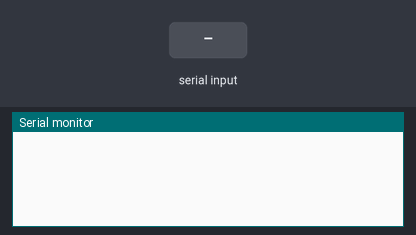
A sketch run on a simulated Arduino Uno, built with avr-gcc and run on an emulated ATmega328P. Parts: the last lines printed to the serial monitor. Inputs (shaded band) come from the test bench.

Above: at 1.2 s.
1.3 s: "90,45,200\n" received over Serial
At 2.5 s:
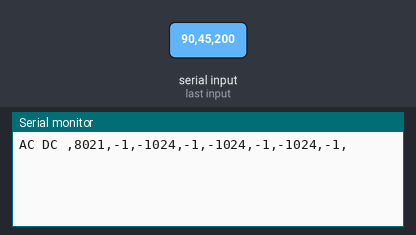
4.3 s: "30,150,10\n" received over Serial
At 6.8 s:
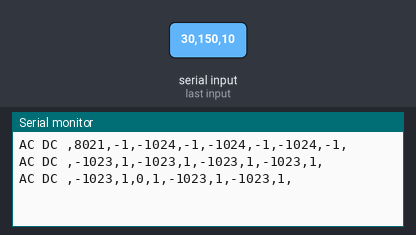
Timing chart, 0 to 8.3 s (numbered marks = the images above; inputs shaded):
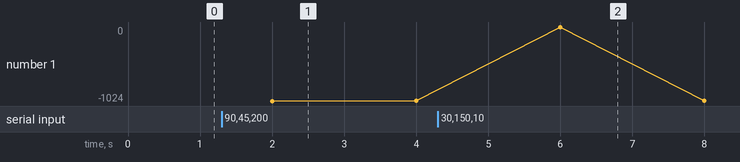

Measured:
- after the input at 1.3 s, the serial monitor: prints a new line after 0.70 s (image 1)
- after the input at 4.3 s, the serial monitor: prints a new line after 1.7 s (image 2)

The sketch:

Algorit_ardu.ino
```cpp
//Descargar la libreria timerOne antes de compilar Pasos:
//1. ir a programa -> Incluir libreria -> administrar bibliotecas
//2. buscar "TimerOne" dal cual esta entre comillas
//3. Descaragar e instalar el segundo resultado de la busqueda

#include <TimerOne.h>

// Variables para datos inmediato de valor de luz en logitudes de onda
int L1_der;
int L2_der;
int DC1_der;
int DC2_der;
int L1_izq;
int L2_izq;
int DC1_izq;
int DC2_izq;
//Fin

int mini[4]; //Este vector guarda el valor minimo actual de todas las loguitudes de onda.
//Posicion 0 = min(L1_der)
//Posicion 1 = min(L2_der)
//Posicion 2 = min(L1_izq)
//Posicion 3 = min(L2_izq)
int maxi[4];//Este vector guarda el valor maximo actual de todas las loguitudes de onda.
//Posicion 0 = max(L1_der)
//Posicion 1 = max(L2_der)
//Posicion 2 = max(L1_izq)
//Posicion 3 = max(L2_izq)

// Valores de amplitud AC y DC
//AC
int LAC[4];
//LAC[1] L2_AC_der;
//LAC[2] L1_AC_izq;
//LAC[3] L2_AC_izq;
// DC
long LDC[4]={1,1,1,1};
//LAC[0] L1_AC_der;
//LDC[0] L1_DC_der;
//LDC[1] L2_DC_der;
//LDC[2] L1_DC_izq;
//LDC[3] L2_DC_izq;


char datar[]={'0','0','0','0'}; //Dato instantaneo leido
int orden=0;    // orden para asignar datos a variables
bool datnew=false; // llego nuevo dato

//logica para guardar datos
 int pos=0;
 int iteracion;
void setup() {
  Serial.begin(2000000); //iniciar comunicacion serial
  Timer1.initialize(2000000);
  Timer1.attachInterrupt(Envio);
//-----------------------------------------------------------
 for (int i=0;i < 4; i++){ // Resetear minimos y maximos
  mini[i]=1024;
  maxi[i]=0;
  }
}

void loop() {
UsartRx();
}


void UsartRx() {
 if (Serial.available() > 0) {
 char dataexclude=(char)Serial.read();
 if (dataexclude == 10 || dataexclude == ','){}
 else{
 datar[pos]=dataexclude;
 pos++;
  }

 if(pos==4) {
  pos=0;
 if(orden==0){ // Se lee primer dato L1_der
   L1_der = atoi(&datar[0]);
   orden++;
  }
  else if(orden==1){
   DC1_der = atoi(&datar[0]);
   orden=2;
  }
  else if(orden==2){
   L2_der = atoi(&datar[0]);
   orden++;
  }
  else if(orden==3){
   DC2_der = atoi(&datar[0]);
   orden++;
  }
   else if(orden==4){
   L1_izq = atoi(&datar[0]);
   orden++;
  }
   else if(orden==5){
   DC1_izq = atoi(&datar[0]);
   orden++;
  }
  else if(orden==6){
   L2_izq = atoi(&datar[0]);
   orden++;
  }
    else if(orden==7){
   DC2_izq= atoi(&datar[0]);
   orden=0;
   iteracion++;
   // Promediar el Valor DC
 LDC[0]=(LDC[0] + DC1_der);
 LDC[1]=(LDC[1] + DC2_der);
 LDC[2]=(LDC[2] + DC1_izq);
 LDC[3]=(LDC[3] + DC2_izq);
  }
}
cal_min_max();
}
}

void Envio() {
    LDC[0]=LDC[0]/iteracion;
    LDC[1]=LDC[1]/iteracion;
    LDC[2]=LDC[2]/iteracion;
    LDC[3]=LDC[3]/iteracion;
    iteracion=1;
  //calculo AmpAC
  LAC[0]=maxi[0]-mini[0];  //AC valor longitud 1 parte derecha
  LAC[1]=maxi[1]-mini[1];  //AC valor longitud 1 parte derecha
  LAC[2]=maxi[2]-mini[2];  //AC valor longitud 1 parte izquierda
  LAC[3]=maxi[3]-mini[3];  //AC valor longitud 2 parte izquierda
  // Calculo de "R"
  float AD_L1_der= (LAC[0]/LDC[0]);
  float AD_L2_der= (LAC[1]/LDC[1]);
  float R_der= (AD_L1_der/AD_L2_der);

  float AD_L1_izq = (LAC[2]/LDC[2]);
  float AD_L2_izq = (LAC[3]/LDC[3]);
  float R_izq  = (AD_L1_izq/AD_L2_izq);

  //-------------__________  Enviar Datos ____________-----------------------------
  Serial.print("AC DC ,");
  for (int i=0;i < 4; i++){
  Serial.print(LAC[i]);
  Serial.print(',');
  Serial.print(LDC[i]);
   Serial.print(',');
  }
  Serial.println("");
    /*Serial.print(" R ,");
    Serial.print(R_der);
    Serial.print(',');
    Serial.println(R_izq);*/

 for (int i=0;i < 4; i++){ // Resetear AC y DC
  LAC[i]=0;
  LDC[i]=1;
  mini[i]=1023;
  maxi[i]=0;
  L1_der=0;
 L2_der=0;
 DC1_der=0;
 DC2_der=0;
 L1_izq=0;
 L2_izq=0;
 DC1_izq=0;
 DC2_izq=0;
  }
  }

void cal_min_max(){
 // Encontrar Maximo y minimo L1 der.-----
  if (L1_der < mini[0] && L1_der != 0) {
    mini[0]=L1_der;
  }
  if (L1_der > maxi[0]&& L1_der != 0) {
    maxi[0]=L1_der;
  }
// Encontrar Maximo y minimo L2 der.-----
  if (L2_der < mini[1]&& L2_der != 0) {
    mini[1]=L2_der;
  }
  if (L2_der > maxi[1]&& L2_der != 0) {
    maxi[1]=L2_der;
  }
// Encontrar Maximo y minimo L1 izq.------
  if (L1_izq < mini[2]&& L1_izq != 0) {
    mini[2]=L1_izq;
  }
  if (L1_izq > maxi[2]&& L1_izq != 0) {
    maxi[2]=L1_izq;
  }
// Encontrar Maximo y minimo L2 izq.-------
  if (L2_izq < mini[3]&& L2_izq != 0) {
    mini[3]=L2_izq;
  }
  if (L2_izq > maxi[3]&& L2_izq != 0) {
    maxi[3]=L2_izq;
    }
//-------------------------------------
  }
```
